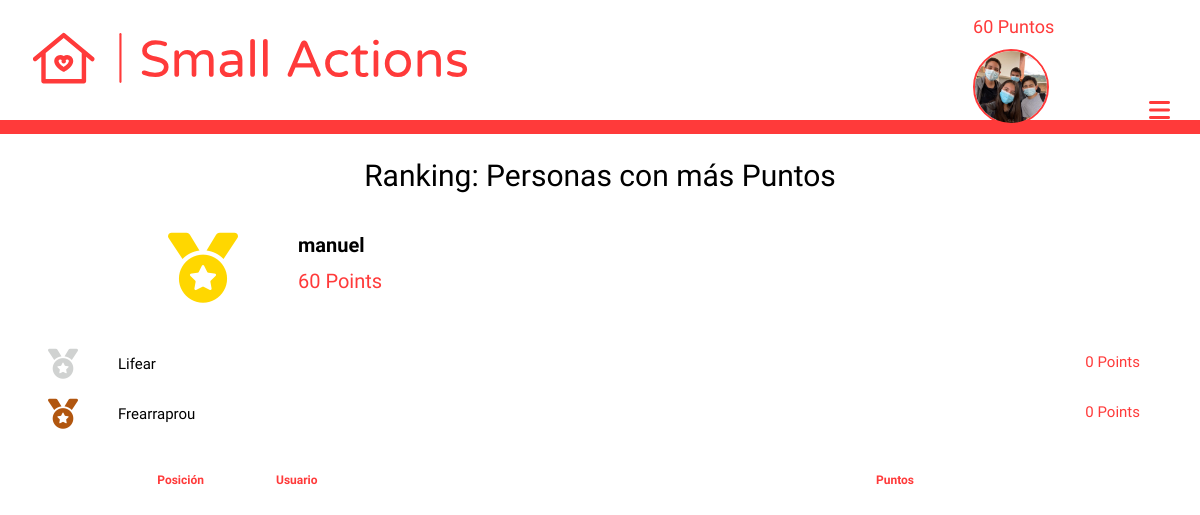
Before: /account/ranking (signed in) with the older database file.
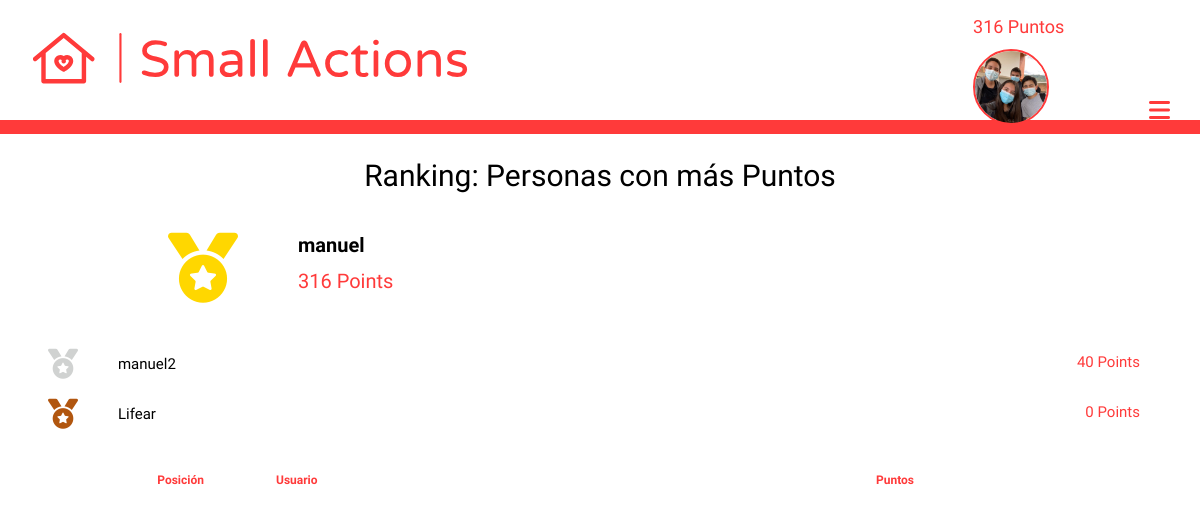
After: the same page with the newer database file.
### login/models.py (models this page shows, shortened)
class User(AbstractUser):
    points = models.PositiveIntegerField(default=0)
    photo = models.ImageField(upload_to="people", null=True, blank=True)
    latitude = models.DecimalField(max_digits=10, decimal_places=8, null=True, blank=True)
    longitude = models.DecimalField(max_digits=11, decimal_places=8, null=True, blank=True)
    visited = models.ManyToManyField('maps.Help', related_name="persons_visited", blank=True)
    can_change = models.BooleanField(null=True, blank=True) #Security
    dark_mode = models.BooleanField(default=False)
    date_forgot = models.DateTimeField(auto_now_add=True)
    random_string = models.CharField(max_length=20, blank=True, null=True, unique=True)

### login/views.py (the view)
# urls.py: path('ranking', views.ranking, name="ranking"),
@login_required(login_url='/account/login')
def ranking(request):
    user = User.objects.get(username=request.user)
    all_ranking = User.objects.all().order_by('-points')
    ranking = list(all_ranking).index(user)
    ctx = {'frist' : all_ranking[:3], 'ranking' : ranking}
    return render(request, 'login/ranking.html', ctx)

### templates/login/ranking.html (shortened to what this page needs)
{% extends 'maps/nav.html' %}
{% load static %}
{% block head %}
    <link href="{% static 'login/css/ranking.css' %}" rel="stylesheet">
{% endblock %}
{% block content %}
    <div>
        <h1>Ranking: Personas con más Puntos</h1>
        <div id='superior_grid'>
            <div id='frist_place' class="place">
                <i class="fas fa-medal"></i>
                <h2><a href="{% url 'another' frist.0.username%}">{{frist.0.username}}</a></h2>
                <span>{{frist.0.points}} Points</span>
            </div>
            <div id='second_place' class="other_place place">
                <i class="fas fa-medal"></i>
                <h3><a href="{% url 'another' frist.1.username%}">{{frist.1.username}}</a></h3>
                <span>{{frist.1.points}} Points</span>
            </div>
            <div id='third_place' class="other_place place">
                <i class="fas fa-medal"></i>
                <h4><a href="{% url 'another' frist.2.username%}">{{frist.2.username}}</a></h4>
                <span>{{frist.2.points}} Points</span>
            </div>
        </div>
        <div id='mayor'>
            <div id='headers'>
                <h4>Posición</h4>
                <h4>Usuario</h4>
                <h4>Puntos</h4>
            </div>
        </div>
    </div>
{% endblock %}

### templates/maps/nav.html (shortened to what this page needs)
<!DOCTYPE html>
{% load static %}
{% load cache %}
<html lang="es">
    <head>
        <link rel="stylesheet" href="{% static 'maps/css/nav.css' %}">
        {% block head %}
        {% endblock %}
    </head>
    <body>
        {% cache 900 navbar %}
        <header id="all_bar">
            <div id="superior">
                <img src="{% static 'maps/images/logo.svg' %}" id="principal_logo" alt="logo" width="500" height="65">
                <div id="rigth_superior">
                    {% if request.user.is_authenticated %}
                        <h6>{{request.user.points}} Puntos</h6>
                        {% if request.user.photo %}
                            <a href="{% url 'account' %}"><img src="{{request.user.photo.url}}" alt="account" id="porfile_photo_nav" width="70" height="70"></a>
                        {% else %}
                            <a href="{% url 'account' %}"><img src="{% static 'maps/images/logo_small_icon_only_inverted.png' %}" alt="account" width="70" height="70"></a>
                        {% endif %}
                    {% else %}
                        <a href="{% url 'login' %}"><img src="{% static 'maps/images/logo_small_icon_only_inverted.png' %}" alt="account"></a>
                    {% endif %}
                    <i class="fas fa-bars" id="bars"></i>
                </div>
            </div>
            <div id="inferior">
            </div>
        </header>
        {% endcache %}
        {% block content %}
        {% endblock %}
    </body>
</html>

Changed rows visible on the page:
no longer on this page (row unchanged): User: username "Frearraprou", points "0"
changed User "manuel": user.points "60" → "316"; points "60" → "316"
now on this page (row edited): User: username "manuel2", points "40"
Other visible differences:
{{ frist.2.username }}: "Frearraprou" → "Lifear"
{{ frist.1.username }}: "Lifear" → "manuel2"
{{ frist.1.points }}: "0" → "40"
